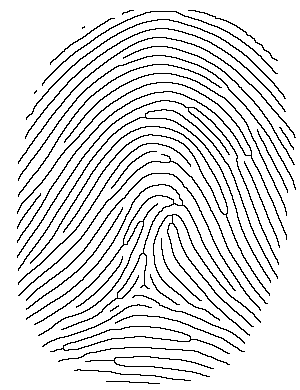
//> input picture ekstrasi/samples.png, 300 x 390 px
$ ./main samples.png   (built with g++ and OpenCV 4)
//> lines starting //> are read from the running program, lines starting //| are printed output that depends on the picture; after the words box and inside, x2 and y2 are one past the last pixel; in counts of white or black regions, pixels touching at a corner belong together
#include <opencv2/highgui/highgui.hpp>
#include <opencv2/imgproc/imgproc.hpp>
#include <math.h>

#include <iostream>
#include <stdio.h>
#include <fstream>

using namespace std;
using namespace cv;

namespace Fingerprint
{
    void normalize(Mat& im_src, Mat& im_dst, int block_size, int mean_filter)
    {
        double desired_mean = 0, desired_variance = 100;

        im_dst = im_src.clone();

        for (int y = 0; y < im_src.rows; y = y + block_size)
        {
            for (int x = 0; x < im_src.cols; x = x + block_size)
            {
                double mean = 0, variance = 0;
                Mat roi = im_dst(Rect(x, y, block_size, block_size));

                for (int i = 0; i < roi.rows; i++)
                {
                    for (int j = 0; j < roi.cols; j++)
                    {
                        mean = mean + roi.at<uchar>(Point(i, j));
                    }
                }

                mean = mean / (roi.rows*roi.cols);

                for (int i = 0; i < roi.rows; i++)
                {
                    for (int j = 0; j < roi.cols; j++)
                    {
                        variance = variance + pow(roi.at<uchar>(Point(i, j)) - mean, 2);
                    }
                }
                variance = variance / (roi.rows*roi.cols);

                for (int j = 0; j < roi.rows; j++)
                {
                    for (int i = 0; i < roi.cols; i++)
                    {
                        if (mean < mean_filter)
                        {
                            if (roi.at<uchar>(Point(i, j)) > mean) roi.at<uchar>(Point(i, j)) = desired_mean + pow((desired_variance*pow(roi.at<uchar>(Point(i, j)) - mean, 2))/variance, 0.5);
                            else roi.at<uchar>(Point(i, j)) = desired_mean - pow((desired_variance*pow(roi.at<uchar>(Point(i, j)) - mean, 2))/variance, 0.5);

                            roi.at<uchar>(Point(i, j)) = 255 - roi.at<uchar>(Point(i, j));
                        }
                        else roi.at<uchar>(Point(i, j)) = 255;
                    }
                }
            }
        }
    }

    void GuoHallIteration(cv::Mat& im, int iter)
    {
        cv::Mat marker = cv::Mat::zeros(im.size(), CV_8UC1);

        for (int i = 1; i < im.rows; i++)
        {
            for (int j = 1; j < im.cols; j++)
            {
                uchar p2 = im.at<uchar>(i-1, j);
                uchar p3 = im.at<uchar>(i-1, j+1);
                uchar p4 = im.at<uchar>(i, j+1);
                uchar p5 = im.at<uchar>(i+1, j+1);
                uchar p6 = im.at<uchar>(i+1, j);
                uchar p7 = im.at<uchar>(i+1, j-1);
                uchar p8 = im.at<uchar>(i, j-1);
                uchar p9 = im.at<uchar>(i-1, j-1);

                int C  = (!p2 & (p3 | p4)) + (!p4 & (p5 | p6)) +
                (!p6 & (p7 | p8)) + (!p8 & (p9 | p2));
                int N1 = (p9 | p2) + (p3 | p4) + (p5 | p6) + (p7 | p8);
                int N2 = (p2 | p3) + (p4 | p5) + (p6 | p7) + (p8 | p9);
                int N  = N1 < N2 ? N1 : N2;
                int m  = iter == 0 ? ((p6 | p7 | !p9) & p8) : ((p2 | p3 | !p5) & p4);

                if (C == 1 && (N >= 2 && N <= 3) & m == 0)
                    marker.at<uchar>(i,j) = 1;
            }
        }

        im &= ~marker;
    }
    void GuoHall(cv::Mat& im)
    {
        im /= 255;

        cv::Mat prev = cv::Mat::zeros(im.size(), CV_8UC1);
        cv::Mat diff;

        do {
            GuoHallIteration(im, 0);
            GuoHallIteration(im, 1);
            cv::absdiff(im, prev, diff);
            im.copyTo(prev);
        }
        while (cv::countNonZero(diff) > 0);

        im *= 255;
    }

    void thinning(Mat& im_src, Mat& im_dst)
    {
        im_dst = Mat (im_src.rows, im_src.cols, CV_8UC3, Scalar(255,255,255));

        int erosion_size = 1;
        Mat element = getStructuringElement( MORPH_RECT, Size( 2*erosion_size + 1, 2*erosion_size+1 ),Point( erosion_size, erosion_size ) );

        erode( im_src, im_src, element );
        imshow("sss", im_src);
        GuoHall(im_src);
        for(int i = 0; i < im_src.rows; i++) for (int j = 0; j < im_src.cols; j++) im_src.at<uchar>(i, j) = 255 - im_src.at<uchar>(i, j);

        erode( im_src, im_src, element );
        GuoHall(im_src);

        for(int i = 0; i < im_src.rows; i++)
        {
            for (int j = 0; j < im_src.cols; j++)
            {
                if (im_src.at<uchar>(i, j) == 255)
                {
                    im_dst.at<Vec3b>(i, j)[0] = 0;
                    im_dst.at<Vec3b>(i, j)[1] = 0;
                    im_dst.at<Vec3b>(i, j)[2] = 0;
                }
                im_src.at<uchar>(i, j) = 255 - im_src.at<uchar>(i, j);
            }
        }
    }

    void segmentate(Mat& im_src, Mat& im_dst, int block_size)
    {
        int left_limit = im_src.cols, right_limit = 0, top_limit = im_src.rows, bottom_limit = 0;
        for (int i = 0; i < im_src.cols - block_size; i = i + block_size)
        {
            for (int j = 0; j < im_src.rows - block_size; j = j + block_size)
            {
                double mean_val = 0;

                for (int _i = 0; _i < block_size; _i++) for (int _j = 0; _j < block_size; _j++) mean_val = mean_val + im_src.at<uchar>(Point(i + _i, j + _j));
                mean_val = mean_val/pow(block_size, 2);

                double sub_var = 0;
                for (int _i = 0; _i < block_size; _i++) for (int _j = 0; _j < block_size; _j++) sub_var = sub_var + pow((im_src.at<uchar>(Point(i + _i, j + _j)) - mean_val), 2.0);
                sub_var = sub_var / pow(block_size, 2.0);

                for (int _i = 0; _i < block_size; _i++)
                {
                    for (int _j = 0; _j < block_size; _j++)
                    {
                        if (sub_var > 1000)
                        {
                            if (i+_i < left_limit) left_limit = i+_i;
                            if (i+_i > right_limit) right_limit = i+_i;
                            if (j+_j < top_limit) top_limit = j+_j;
                            if (j+_j > bottom_limit) bottom_limit = j+_j;
                        }
                    }
                }
            }
        }
        Rect bound = Rect(left_limit, top_limit, ceil((float)(right_limit-left_limit)/block_size)*block_size,ceil((float)(bottom_limit-top_limit)/block_size)*block_size);
        im_dst = im_src(bound);
    }
}

typedef void (*algorithm_function_ptr_t)(cv::Mat&);
void originalImage(cv::Mat& source) {
    return;
}

Mat im_src, im_gray, im_segmented, im_output, im_thinned, im_normalized;
vector<Point> bifur;
vector<int> bifur_eucli;

vector<Point> termin;
vector<int> termin_eucli;

void callback(int event, int x, int y, int, void*);
double eucli(Point a, Point b);

int main(int argc, char** argv)
{
    im_src = imread( argv[1],1);
//> im_src is the input picture: 390 rows x 300 cols, CV_8UC3; 88.9% white; black in thin lines or dots, all inside (x1, y1, x2, y2) = (17, 10, 296, 384)
    namedWindow("source",1);

    cvtColor(im_src, im_gray, CV_BGR2GRAY);

    Fingerprint::segmentate(im_gray, im_segmented, 8);
//> the loop in segmentate, `for (int i = 0; i < im_src.cols - block_size; i = i + block_size)` made 37 passes
//> (left_limit, right_limit, top_limit, bottom_limit) on passes 1 to 12: (300, 0, 390, 0), (300, 0, 390, 0), (16, 23, 152, 295), (16, 31, 112, 319), (16, 39, 88, 335), (16, 47, 72, 351), (16, 55, 56, 351), (16, 63, 48, 367), (16, 71, 40, 367), (16, 79, 32, 375), (16, 87, 24, 375), (16, 95, 24, 375)
//> after the loop in segmentate, `for (int i = 0; i < im_src.cols - block_size; i = i + block_size)`: left_limit = 16; right_limit = 295; top_limit = 8; bottom_limit = 383
//> in segmentate, `Rect bound = Rect(left_limit, top_limit, ceil((float)(right_limit-left..`: bound = Rect(16, 8, 280, 376)
//> in segmentate, `im_dst = im_src(bound);`:
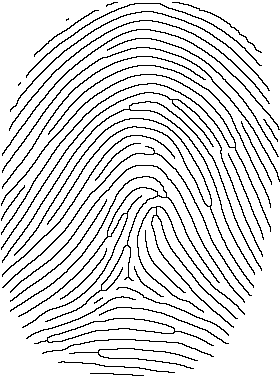
//> im_dst: 376 rows x 280 cols, CV_8UC1; 87.6% white; black in thin lines or dots
    Fingerprint::normalize(im_segmented, im_normalized, 8, 100);
//> after the loop in normalize, `for (int y = 0; y < im_src.rows; y = y + block_size)`: im_dst: 376 rows x 280 cols, CV_8UC1; 12.39% of pixels changed, all inside (x1, y1, x2, y2) = (1, 2, 280, 376)

    im_thinned = im_normalized.clone();
    Fingerprint::thinning(im_thinned, im_output);
//> in GuoHall, `im /= 255;`: im: 376 rows x 280 cols, CV_8UC1; every value is 1
//> after the loop in GuoHall, `do`: im: 376 rows x 280 cols, CV_8UC1; values 0 (black) and 1 (white), 0.62% white in thin lines or dots
//> after the loop in GuoHall, `do`: diff: 376 rows x 280 cols, CV_8UC1; every value is 0
//> in GuoHall, `im *= 255;`: im: 376 rows x 280 cols, CV_8UC1; 0.62% white in thin lines or dots
//> after the loop in thinning, `for(int i = 0; i < im_src.rows; i++) for (int j = 0; j < im_src.cols; ..`: im_src: 376 rows x 280 cols, CV_8UC1; 99.4% white; black in thin lines or dots
//> in thinning, `erode( im_src, im_src, element );`:
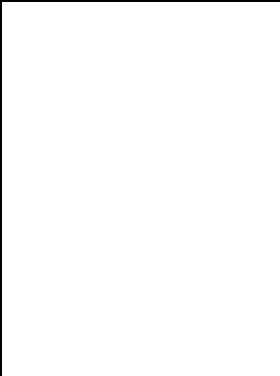
//> im_src: 376 rows x 280 cols, CV_8UC1; 98.8% white; 1 black region, box (x1, y1, x2, y2) and area: (0, 0, 280, 376) 1308
//> the loop in GuoHall (call 2), `do` made 140 passes
//> pass 1, in GuoHallIteration (call 121), `im &= ~marker;`:
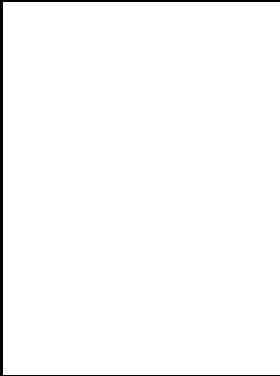
//> im: 376 rows x 280 cols, CV_8UC1; values 0 (black) and 1 (white), 98.1% white; 1 black region, box (x1, y1, x2, y2) and area: (0, 0, 280, 376) 1959
//> pass 1, in GuoHallIteration (call 122), `im &= ~marker;`:
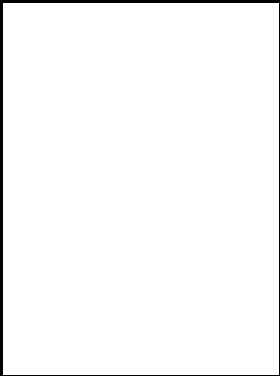
//> im: 376 rows x 280 cols, CV_8UC1; values 0 (black) and 1 (white), 97.5% white; 1 black region, box (x1, y1, x2, y2) and area: (0, 0, 280, 376) 2608
//> pass 2, in GuoHallIteration (call 124), `im &= ~marker;`:
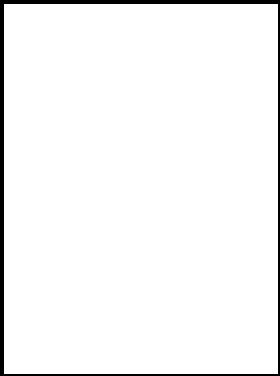
//> im: 376 rows x 280 cols, CV_8UC1; values 0 (black) and 1 (white), 96.3% white; 1 black region, box (x1, y1, x2, y2) and area: (0, 0, 280, 376) 3900
//> after the loop in GuoHall (call 2), `do`:
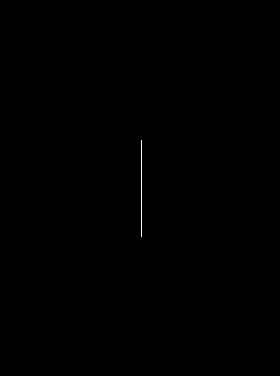
//> im: 376 rows x 280 cols, CV_8UC1; values 0 (black) and 1 (white), 0.09% white in thin lines or dots, all inside (x1, y1, x2, y2) = (141, 140, 142, 237)

    int j = im_thinned.rows/2;
//> j = 188

    int total=0;

    for (int i=1; i<(im_thinned.rows-1); i++)
    {
        for (int j=1; j<(im_thinned.cols-1); j++)
        {

            if (im_thinned.at<uchar>(Point(j,i)) == 0)
            {
                int sum = 0;

                int p1 = im_thinned.at<uchar>(Point(j-1,i-1));
                int p2 = im_thinned.at<uchar>(Point(j,i-1));
                int p3 = im_thinned.at<uchar>(Point(j+1,i-1));
                int p4 = im_thinned.at<uchar>(Point(j+1,i));
                int p5 = im_thinned.at<uchar>(Point(j+1,i+1));
                int p6 = im_thinned.at<uchar>(Point(j,i+1));
                int p7 = im_thinned.at<uchar>(Point(j-1,i+1));
                int p8 = im_thinned.at<uchar>(Point(j-1,i));

                int c1 = ((p1 == 0) && (p2 == 0))? 255 : p1;
                int c2 = ((p2 == 0) && (p3 == 0))? 255 : p2;
                int c3 = ((p3 == 0) && (p4 == 0))? 255 : p3;
                int c4 = ((p4 == 0) && (p5 == 0))? 255 : p4;
                int c5 = ((p5 == 0) && (p6 == 0))? 255 : p5;
                int c6 = ((p6 == 0) && (p7 == 0))? 255 : p6;
                int c7 = ((p7 == 0) && (p8 == 0))? 255 : p7;
                int c8 = ((p8 == 0) && (p1 == 0))? 255 : p8;

                //sum = (p1+p2+p3+p4+p5+p6+p7+p8)/255;
                sum = (c1+c2+c3+c4+c5+c6+c7+c8)/255;

                switch (sum)
                {
                    case 5:
                        //printf("bifurcation at = x:%d y:%d [p1:%d p2:%d p3:%d p4:%d p5:%d p6:%d p7:%d p8:%d]\n",j,i,p1,p2,p3,p4,p5,p6,p7,p8);
                        circle(im_output, Point(j,i),3,Scalar(0,0,255),1,8,0);
                        bifur.push_back(Point(j,i));
                        total++;
                        break;

                    case 7:
                        //printf("termination at = x:%d y:%d [p1:%d p2:%d p3:%d p4:%d p5:%d p6:%d p7:%d p8:%d]\n",j,i,p1,p2,p3,p4,p5,p6,p7,p8);
                        circle(im_output, Point(j,i),3,Scalar(255,0,0),1,8,0);
                        termin.push_back(Point(j,i));
                        total++;
                        break;

                    default:
                        break;
                }
            }
        }
    }
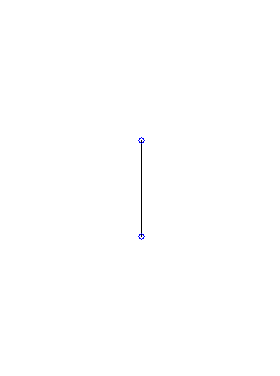
//> im_output: 376 rows x 280 cols, CV_8UC3; mean B, G, R 254.8, 254.7, 254.7
//> after the loop, total = 2; termin = 2 Points (x, y): [141, 140], [141, 236]


// Cari titik pusat, ideku sih cari minimum total jarak masing2 bifur, soale lake kan ada 2 buah bifur :v
// Cari jarak masing minutiae bifurcation ke titik pusat

    int min = 1000000000;
    Point cpoint;

    for ( int i=0; i<bifur.size(); i++)
    {
        int sum=0;
        for ( int j=0; j<bifur.size(); j++)
        {
            if (i==j) { continue;}
            sum+=eucli(bifur[i],bifur[j]);
        }

        if (sum < min) { min = sum; cpoint=bifur[i]; }
    }
//> this loop made 0 passes
//> after the loop, min = 1000000000; cpoint = Point(0, 0)
    //printf("total:%d\n",total);
    //printf("center point, x:%d y:%d \n",cpoint.x,cpoint.y);
    circle(im_output, cpoint, 4, Scalar(0,255,0),2,8,0);
//> im_output: 376 rows x 280 cols, CV_8UC3; 20 pixels changed, all inside (x1, y1, x2, y2) = (0, 0, 6, 6)

// Cari jarak masing minutiae terminator ke titik pusat

    cout << "Euclidean : terminator minutiea" << endl;
    for ( int i=0; i<termin.size(); i++)
    {
        termin_eucli.push_back(eucli(termin[i],cpoint));
    }
//> this loop made 2 passes

// Cari jarak masing minutiae bifurcation ke titik pusat

    cout << "Euclidean : Bifurcation minutiea" << endl;
    for ( int i=0; i<bifur.size(); i++)
    {
        bifur_eucli.push_back(eucli(bifur[i],cpoint));
    }

//write to file
    ofstream database ("data.txt");
    if (database.is_open())
    {
        database << termin.size() << "," << bifur.size() << "," << cpoint << "\n";
        for (int i=0; i<termin.size(); i++){ database << termin_eucli[i] << ","<< termin[i] << "\n"; }
//> this loop made 2 passes
        for (int i=0; i<bifur.size(); i++){ database << bifur_eucli[i] << ","<< termin[i] << "\n"; }
        database.close();
    }

    while(1)
    {
        imshow("source",im_src);
        imshow("segmented", im_segmented);
        imshow("out", im_output);
        imshow("thinned", im_thinned);
        imshow("normalized", im_normalized);
        setMouseCallback("source",callback,0);

        waitKey(0);

        return 0;
//> (the program exits here)
